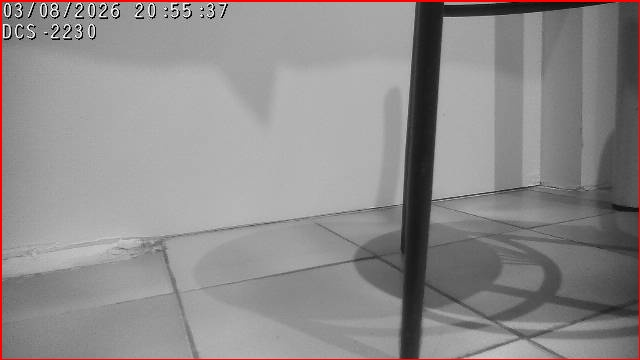
#> input picture captures/d40fb71b-1f94-42b2-9cfa-0e35af24cc4f.jpg, 640 x 360 px, given in place of the camera
$ jupyter execute geofencing.ipynb   (text cells are left out)
#> lines starting #> are read from the running program, lines starting #| are printed output that depends on the picture; after the words box and inside, x2 and y2 are one past the last pixel; in counts of white or black regions, pixels touching at a corner belong together
[cell 1]
import cv2
import numpy as np

# Définir la ligne de geofencing
LINE_Y = 300  # Position verticale de la ligne
LINE_COLOR = (0, 255, 0)
LINE_THICKNESS = 2

# Capture vidéo (0 pour la webcam locale, ou l'URL de la caméra IP)
cap = cv2.VideoCapture(0)

# Initialisation du soustracteur d'arrière-plan
bg_subtractor = cv2.createBackgroundSubtractorMOG2(detectShadows=True)

def detect_crossing(y, h, line_y):
    """Détecte si le rectangle franchit la ligne virtuelle."""
    return y <= line_y <= (y + h)

while True:
    ret, frame = cap.read()
#> frame is the input picture: shape (360, 640, 3); mean B, G, R 139.3, 139.3, 142.6
    if not ret:
        break

    # Prétraitement de l'image
    gray = cv2.cvtColor(frame, cv2.COLOR_BGR2GRAY)
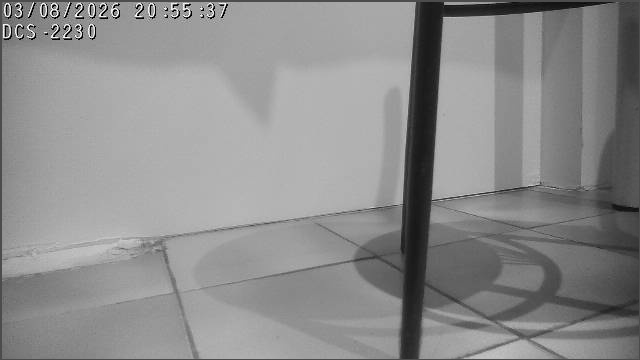
#> gray: shape (360, 640); min 0, max 255, mean 140.3
    blurred = cv2.GaussianBlur(gray, (5, 5), 0)

    # Appliquer le soustracteur d'arrière-plan
    mask = bg_subtractor.apply(blurred)
#> mask: shape (360, 640); every value is 127
    mask = cv2.threshold(mask, 25, 255, cv2.THRESH_BINARY)[1]
#> mask: shape (360, 640); every value is 255

    # Trouver les contours des objets détectés
    contours, _ = cv2.findContours(mask, cv2.RETR_EXTERNAL, cv2.CHAIN_APPROX_SIMPLE)
#> contours = [[[0, 0], [0, 359], [639, 359], [639, 0]]]

    # Tracer la ligne de geofencing
    cv2.line(frame, (0, LINE_Y), (frame.shape[1], LINE_Y), LINE_COLOR, LINE_THICKNESS)
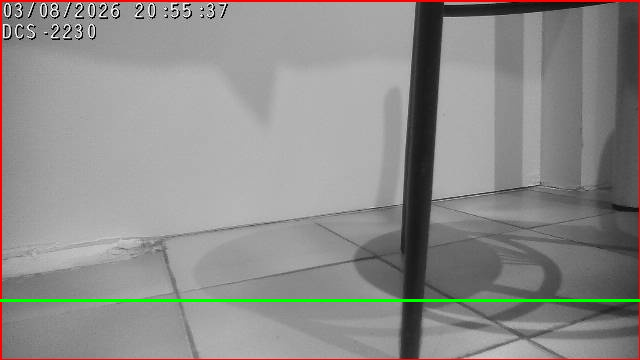
#> frame: shape (360, 640, 3); 0.83% of pixels changed, all inside (x1, y1, x2, y2) = (0, 299, 640, 302)

    for contour in contours:
        if cv2.contourArea(contour) > 1000:  # Filtrer les petits objets
            x, y, w, h = cv2.boundingRect(contour)  # Extraire les coordonnées du rectangle
            if detect_crossing(y, h, LINE_Y):
                cv2.putText(frame, "Franchissement detecte!", (50, 50), cv2.FONT_HERSHEY_SIMPLEX, 1, (0, 0, 255), 2)
                cv2.rectangle(frame, (x, y), (x + w, y + h), (0, 0, 255), 2)
#> this loop made 1 pass
#> (contour, x, y, w, h) on pass 1: ([[0, 0], [0, 359], [639, 359], [639, 0]], 0, 0, 640, 360)
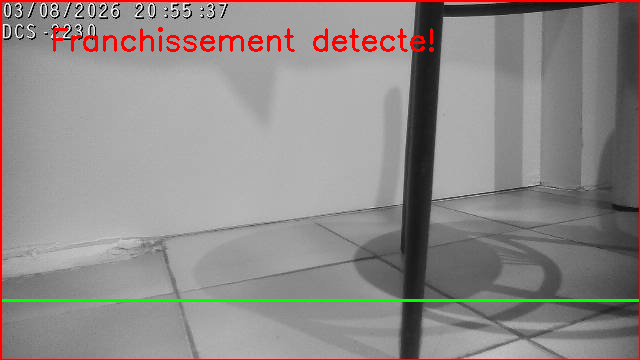
#> frame: shape (360, 640, 3); 2.45% of pixels changed, all inside (x1, y1, x2, y2) = (0, 0, 640, 360)

    # Affichage des images
    cv2.imshow("Video", frame)
    cv2.imshow("Masque", mask)

    # Quitter avec la touche 'q'
    if cv2.waitKey(30) & 0xFF == ord('q'):
#> (key q is pressed here)
        break

cap.release()
cv2.destroyAllWindows()

[cell 2]
import cv2
import numpy as np

# Définir les points du polygone (ajustez selon votre zone d'intérêt)
polygon_points = np.array([[100, 200], [400, 200], [450, 300], [150, 350]], np.int32)
polygon_points = polygon_points.reshape((-1, 1, 2))

# Capture vidéo (0 pour webcam locale ou URL pour caméra IP)
cap = cv2.VideoCapture(0)

# Initialisation du soustracteur d'arrière-plan
bg_subtractor = cv2.createBackgroundSubtractorMOG2(detectShadows=True)

def is_inside_polygon(x, y, w, h, polygon):
    """Vérifie si un rectangle entre dans un polygone."""
    rect_center = (x + w // 2, y + h // 2)
    return cv2.pointPolygonTest(polygon, rect_center, False) >= 0

while True:
    ret, frame = cap.read()
    if not ret:
        break

    # Prétraitement
    gray = cv2.cvtColor(frame, cv2.COLOR_BGR2GRAY)
    blurred = cv2.GaussianBlur(gray, (5, 5), 0)

    # Appliquer le soustracteur d'arrière-plan
    mask = bg_subtractor.apply(blurred)
    mask = cv2.threshold(mask, 25, 255, cv2.THRESH_BINARY)[1]

    # Trouver les contours des objets détectés
    contours, _ = cv2.findContours(mask, cv2.RETR_EXTERNAL, cv2.CHAIN_APPROX_SIMPLE)

    # Dessiner le polygone sur le frame
    cv2.polylines(frame, [polygon_points], isClosed=True, color=(0, 255, 0), thickness=3)

    for contour in contours:
        if cv2.contourArea(contour) > 1000:  # Filtrer les petits objets
            x, y, w, h = cv2.boundingRect(contour)
            if is_inside_polygon(x, y, w, h, polygon_points):
                cv2.putText(frame, "Intrusion detectee!", (50, 50), cv2.FONT_HERSHEY_SIMPLEX, 1, (0, 0, 255), 2)
                cv2.rectangle(frame, (x, y), (x + w, y + h), (0, 0, 255), 2)
#> this loop made 1 pass
#> (contour, x, y, w, h) on pass 1: ([[0, 0], [0, 359], [639, 359], [639, 0]], 0, 0, 640, 360)

    # Affichage
    cv2.imshow("Video", frame)
    cv2.imshow("Masque", mask)

    # Quitter avec la touche 'q'
    if cv2.waitKey(30) & 0xFF == ord('q'):
#> (key q is pressed here)
        break

cap.release()
cv2.destroyAllWindows()

[cell 3]
import cv2
import numpy as np

# Définir les points du polygone (à ajuster)
polygon_points = np.array([[50, 100], [200, 100], [450, 300], [150, 350]], np.int32)
polygon_points = polygon_points.reshape((-1, 1, 2))

# Capture vidéo (0 pour webcam locale ou URL pour caméra IP)
cap = cv2.VideoCapture(0)

# Réduire la taille de la vidéo
FRAME_WIDTH = 640
FRAME_HEIGHT = 360

# Limiter les FPS (attente entre chaque frame en millisecondes)
TARGET_FPS = 10
frame_delay = int(1000 / TARGET_FPS)  # Conversion FPS -> millisecondes

# Initialisation du soustracteur d'arrière-plan
bg_subtractor = cv2.createBackgroundSubtractorMOG2(detectShadows=True)

def is_inside_polygon(x, y, w, h, polygon):
    """Vérifie si un rectangle entre dans un polygone."""
    rect_center = (x + w // 2, y + h // 2)
    return cv2.pointPolygonTest(polygon, rect_center, False) >= 0

while True:
    ret, frame = cap.read()
    if not ret:
        break

    # Redimensionner le frame
    frame = cv2.resize(frame, (FRAME_WIDTH, FRAME_HEIGHT))

    # Prétraitement
    gray = cv2.cvtColor(frame, cv2.COLOR_BGR2GRAY)
    blurred = cv2.GaussianBlur(gray, (5, 5), 0)

    # Appliquer le soustracteur d'arrière-plan
    mask = bg_subtractor.apply(blurred)
    mask = cv2.threshold(mask, 25, 255, cv2.THRESH_BINARY)[1]

    # Trouver les contours des objets détectés
    contours, _ = cv2.findContours(mask, cv2.RETR_EXTERNAL, cv2.CHAIN_APPROX_SIMPLE)

    # Dessiner le polygone sur le frame
    cv2.polylines(frame, [polygon_points], isClosed=True, color=(0, 255, 0), thickness=3)
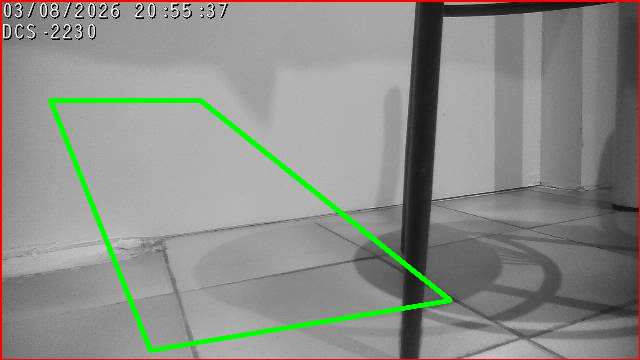
#> frame: shape (360, 640, 3); mean B, G, R 135.9, 141.6, 139.2

    for contour in contours:
        if cv2.contourArea(contour) > 1000:  # Filtrer les petits objets
            x, y, w, h = cv2.boundingRect(contour)
            if is_inside_polygon(x, y, w, h, polygon_points):
                cv2.putText(frame, "Intrusion detectee!", (50, 50), cv2.FONT_HERSHEY_SIMPLEX, 1, (0, 0, 255), 2)
                cv2.rectangle(frame, (x, y), (x + w, y + h), (0, 0, 255), 2)

    # Affichage
    cv2.imshow("Video", frame)
    cv2.imshow("Masque", mask)

    # Quitter avec la touche 'q'
    if cv2.waitKey(frame_delay) & 0xFF == ord('q'):
#> (key q is pressed here)
        break

cap.release()
cv2.destroyAllWindows()
